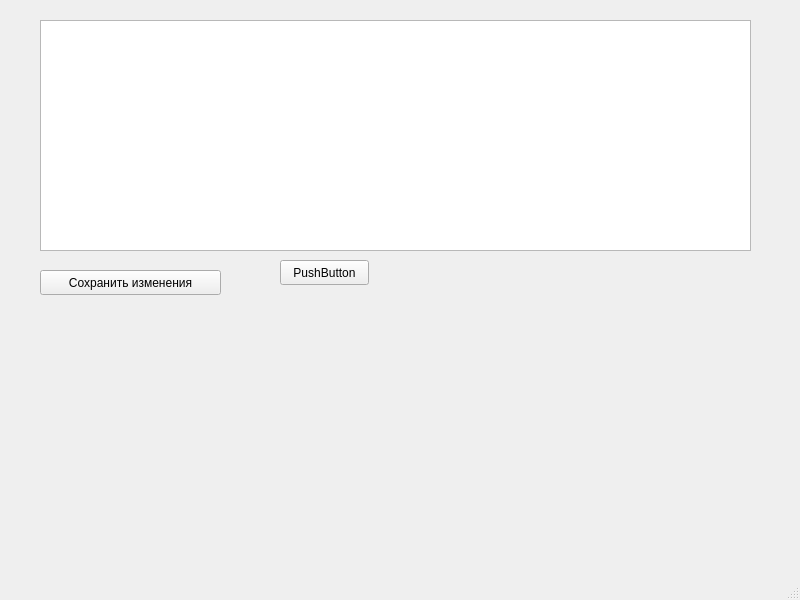
<?xml version="1.0" encoding="UTF-8"?>
<ui version="4.0">
 <class>MainWindow</class>
 <widget class="QMainWindow" name="MainWindow">
  <property name="geometry">
   <rect>
    <x>0</x>
    <y>0</y>
    <width>800</width>
    <height>600</height>
   </rect>
  </property>
  <property name="windowTitle">
   <string>MainWindow</string>
  </property>
  <widget class="QWidget" name="centralwidget">
   <widget class="QTableView" name="tableView">
    <property name="geometry">
     <rect>
      <x>40</x>
      <y>20</y>
      <width>711</width>
      <height>231</height>
     </rect>
    </property>
   </widget>
   <widget class="QPushButton" name="pushButton">
    <property name="geometry">
     <rect>
      <x>40</x>
      <y>270</y>
      <width>181</width>
      <height>25</height>
     </rect>
    </property>
    <property name="text">
     <string>Сохранить изменения</string>
    </property>
   </widget>
   <widget class="QPushButton" name="pushButton_2">
    <property name="geometry">
     <rect>
      <x>280</x>
      <y>260</y>
      <width>89</width>
      <height>25</height>
     </rect>
    </property>
    <property name="text">
     <string>PushButton</string>
    </property>
   </widget>
  </widget>
  <widget class="QMenuBar" name="menubar">
   <property name="geometry">
    <rect>
     <x>0</x>
     <y>0</y>
     <width>800</width>
     <height>22</height>
    </rect>
   </property>
  </widget>
  <widget class="QStatusBar" name="statusbar"/>
 </widget>
 <resources/>
 <connections/>
</ui>
